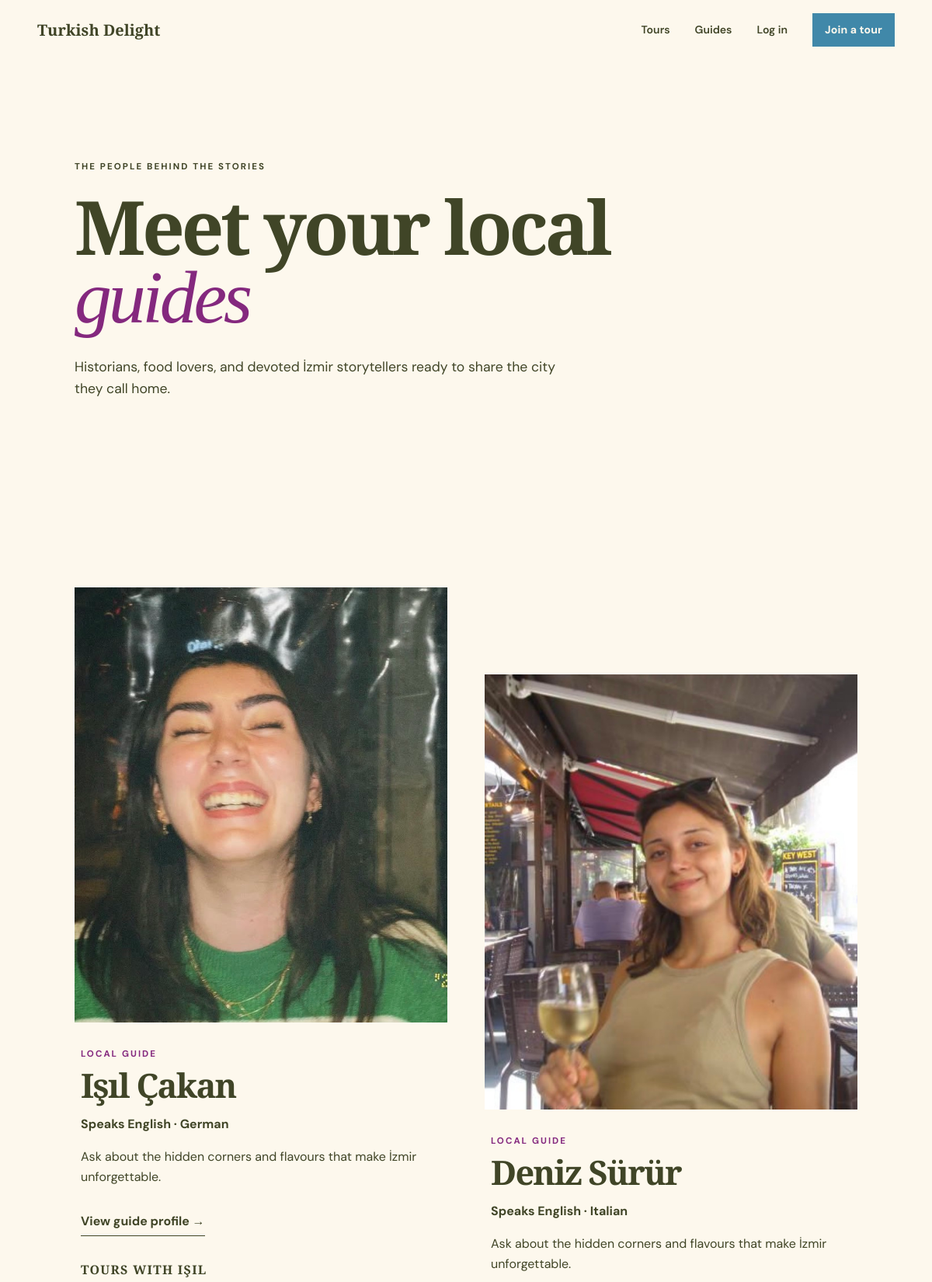
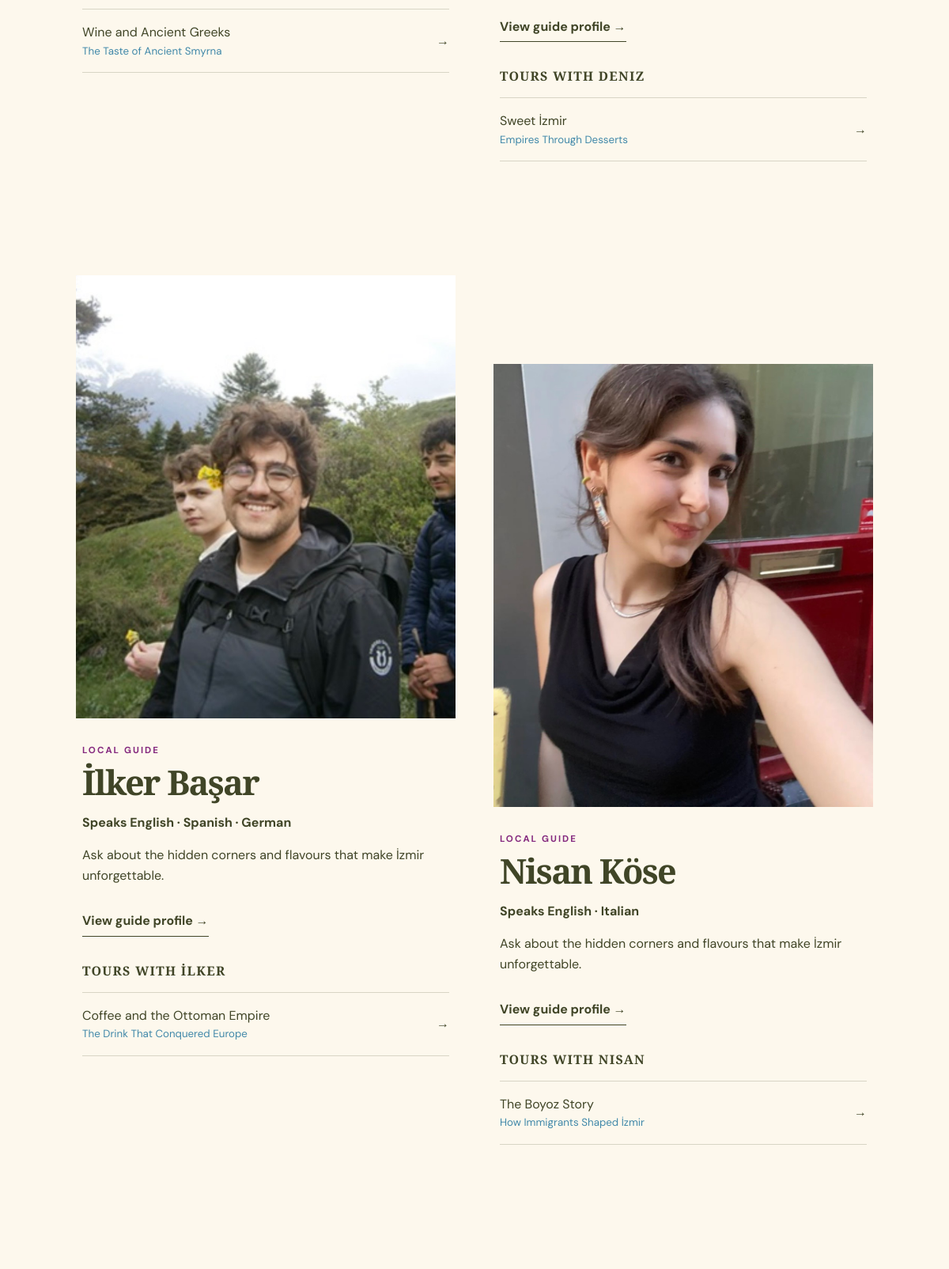
The page /guides (upper part) on the database its author committed (2 pictures, top to bottom).
### tables this page shows
CREATE TABLE "users" (
          id INTEGER PRIMARY KEY AUTOINCREMENT,
          first_name TEXT NOT NULL, last_name TEXT NOT NULL,
          email TEXT NOT NULL UNIQUE, password_hash TEXT NOT NULL,
          role TEXT NOT NULL CHECK(role IN ('guide','participant','admin')),
          languages TEXT NOT NULL DEFAULT '[]'
        );

CREATE TABLE tours (
  id INTEGER PRIMARY KEY AUTOINCREMENT, guide_id INTEGER NOT NULL REFERENCES users(id),
  title TEXT NOT NULL, subtitle TEXT NOT NULL, description TEXT NOT NULL, story TEXT NOT NULL,
  final_message TEXT NOT NULL, foods TEXT NOT NULL, stops TEXT NOT NULL, story_points TEXT NOT NULL,
  meeting_point TEXT NOT NULL, duration INTEGER NOT NULL CHECK(duration > 0),
  language TEXT NOT NULL, capacity INTEGER NOT NULL CHECK(capacity > 0)
);

### app.py (the view)
@app.route("/guides")
def guides():
    rows = get_db().execute(
        """SELECT * FROM users WHERE role = 'guide'
           ORDER BY CASE email
             WHEN 'isil@turkishdelight.test' THEN 1
             WHEN 'deniz@turkishdelight.test' THEN 2
             WHEN 'ilker@turkishdelight.test' THEN 3
             WHEN 'nisan@turkishdelight.test' THEN 4
             ELSE 5 END, id"""
    ).fetchall()
    guide_list = []
    for row in rows:
        guide = User(row)
        guide_tours = get_db().execute(
            "SELECT id, title, subtitle FROM tours WHERE guide_id = ? ORDER BY id", (guide.id,)
        ).fetchall()
        image = "Logo.png"
        for tour in guide_tours:
            candidate = BASE_DIR / "static" / f"Guide{tour['id']}.jpg"
            if candidate.exists():
                image = candidate.name
                break
        guide_list.append({"user": guide, "tours": guide_tours, "image": image})
    return render_template("guides.html", guides=guide_list)

### app.py (called while the page is built)
def get_db():
    if "db" not in g:
        g.db = sqlite3.connect(DATABASE)
        g.db.row_factory = sqlite3.Row
        g.db.execute("PRAGMA foreign_keys = ON")
    return g.db

@app.before_request
def verify_csrf():
    if request.method == "POST" and request.form.get("csrf_token") != session.get("csrf_token"):
        abort(400, "Invalid or missing form token.")

    @property
    def full_name(self):
        return f"{self.first_name} {self.last_name}"

### templates/guides.html (shortened to what this page needs)
{% extends "base.html" %}
{% block content %}
  <section class="page-hero guides-page-hero">
    <p class="eyebrow">The people behind the stories</p>
    <h1>Meet your local<br><em>guides</em></h1>
    <p>Historians, food lovers, and devoted İzmir storytellers ready to share the city they call home.</p>
  </section>
  <section class="section guides-grid">
    {% for guide in guides %}
      <article class="guide-profile">
        <a class="guide-profile-image" href="{{ url_for('guide_detail', guide_id=guide.user.id) }}">
          <img
            src="{{ url_for('static', filename=guide.image) }}"
            alt="{{ guide.user.full_name }}, Turkish Delight guide"
          >
        </a>
        <div class="guide-profile-copy">
          <p class="eyebrow">Local guide</p>
          <h2><a href="{{ url_for('guide_detail', guide_id=guide.user.id) }}">{{ guide.user.full_name }}</a></h2>
          <p class="guide-languages">Speaks {{ guide.user.languages|join(' · ') }}</p>
          <p>Ask about the hidden corners and flavours that make İzmir unforgettable.</p>
          <a class="text-link" href="{{ url_for('guide_detail', guide_id=guide.user.id) }}">View guide profile →</a>
          {% if guide.tours %}
            <h3>Tours with {{ guide.user.first_name }}</h3>
            <ul>
              {% for tour in guide.tours %}
                <li>
                  <a href="{{ url_for('tour_detail', tour_id=tour.id) }}">
                    <span>{{ tour.title }}</span>
                    <small>{{ tour.subtitle }}</small>
                    <b>→</b>
                  </a>
                </li>
              {% endfor %}
            </ul>
          {% else %}
            <p>New walking stories coming soon.</p>
          {% endif %}
        </div>
      </article>
    {% else %}
      <div class="empty-state"><h2>Our next storytellers are on their way.</h2></div>
    {% endfor %}
  </section>
{% endblock %}

### templates/base.html (shortened to what this page needs)
<!doctype html>
<html lang="en">
  <head>
    <link rel="stylesheet" href="{{ url_for('static', filename='style.css') }}">
  </head>
  <body>
    <header class="site-header{% if request.endpoint == 'home' %} site-header-overlay{% endif %}" data-header>
      <a class="brand" href="{{ url_for('home') }}" aria-label="Turkish Delight home">
        <span>Turkish Delight</span>
      </a>
      <nav id="site-nav" class="site-nav" aria-label="Main navigation" data-nav>
        <a href="{{ url_for('home') }}#tours">Tours</a>
        <a href="{{ url_for('guides') }}">Guides</a>
        {% if current_user.is_authenticated %}
          {% if current_user.role == 'admin' %}
            <a href="{{ url_for('admin_dashboard') }}">Administration</a>
          {% else %}
            <a href="{{ url_for('profile') }}">My account</a>
          {% endif %}
          <form action="{{ url_for('logout') }}" method="post" class="nav-form">
            <input type="hidden" name="csrf_token" value="{{ csrf_token() }}">
            <button class="text-button" type="submit">Log out</button>
          </form>
        {% else %}
          <a href="{{ url_for('login') }}">Log in</a>
          <a class="button button-small" href="{{ url_for('register') }}">Join a tour</a>
        {% endif %}
      </nav>
    </header>
    <main id="main">
      {% block content %}{% endblock %}
    </main>
  </body>
</html>

### static/style.css (style rules this page uses)
:root { --ink:#404527;--deep:#4088A9;--cream:#FDF8ED;--paper:#FDF8ED;--clay:#84287E;--gold:#CBC362;--sea:#4088A9;--line:rgba(64,69,39,.2);--serif:"Playfair Display",Georgia,serif;--sans:"DM Sans",Arial,sans-serif }
* { box-sizing:border-box }
html { scroll-behavior:smooth }
body { margin:0;background:var(--paper);color:var(--ink);font-family:var(--sans);font-size:16px;line-height:1.6 }
img { display:block;max-width:100% }
a { color:inherit;text-decoration:none }
.site-header { height:78px;padding:0 4vw;display:flex;align-items:center;justify-content:space-between;background:var(--paper);position:relative;z-index:30;border-bottom:1px solid transparent }
.brand { font-family:var(--serif);font-size:1.25rem;font-weight:600;display:flex;align-items:center;gap:.7rem }
.site-nav { display:flex;align-items:center;gap:2rem;font-size:.88rem;font-weight:600 }
.site-nav a:not(.button),.text-button { position:relative }
.site-nav a:not(.button):after { content:"";position:absolute;left:0;right:100%;bottom:-4px;border-bottom:1px solid;transition:.2s }
.button { display:inline-flex;align-items:center;justify-content:center;gap:.5rem;background:var(--gold);color:var(--deep);border:0;padding:.95rem 1.35rem;font-weight:700;font-size:.88rem;letter-spacing:.01em;transition:transform .2s,background .2s }
.button-small { padding:.65rem 1rem }
.eyebrow { text-transform:uppercase;letter-spacing:.18em;font-size:.72rem;font-weight:700;margin:0 0 1.5rem }
.section { padding:8rem 8vw }
h2 { font:600 clamp(2.8rem,5vw,5.4rem)/.98 var(--serif);letter-spacing:-.04em;margin:0 }
.text-link { display:inline-flex;gap:.7rem;font-weight:700;border-bottom:1px solid;padding:0 0 .35rem;margin-top:1rem }
.page-hero { padding:8rem 8vw 6rem;background:var(--cream) }
.page-hero h1,.contact-page h1 { font:600 clamp(3.8rem,8vw,8rem)/.9 var(--serif);letter-spacing:-.045em;margin:0 0 2rem }
.page-hero h1 em,.contact-page h1 em { color:var(--clay);font-weight:500 }
.page-hero>p:last-child { max-width:620px;font-size:1.1rem }
.guides-page-hero { background:var(--cream) }
.guides-grid { display:grid;grid-template-columns:1fr 1fr;gap:7rem 3rem }
.guide-profile:nth-child(even) { margin-top:7rem }
.guide-profile-image { position:relative;height:560px;background:var(--cream);overflow:hidden }
.guide-profile-image img { width:100%;height:100%;object-fit:cover }
.guide-profile-copy { padding:2rem .5rem }
.guide-profile-copy .eyebrow { margin-bottom:.6rem;color:var(--clay) }
.guide-profile-copy h2 { font-size:2.7rem;margin-bottom:.4rem }
.guide-languages { font-weight:700 }
.guide-profile-copy h3 { font:600 1rem var(--serif);margin-top:2rem;text-transform:uppercase;letter-spacing:.08em }
.guide-profile-copy ul { list-style:none;padding:0;margin:0;border-top:1px solid var(--line) }
.guide-profile-copy li a { display:grid;grid-template-columns:1fr auto;align-items:center;padding:1rem 0;border-bottom:1px solid var(--line) }
.guide-profile-copy li small { display:block;color:#58716d }
.guide-profile-copy li b { grid-column:2;grid-row:1/3 }
.guide-profile-image { display:block }
.guide-profile-image img { transition:transform .45s }
.tour-card-body>p:last-of-type,.guide-profile-copy li small,.demo-hint,.admin-no-tours { color:var(--sea) }
.site-nav .button { background:var(--deep);color:#FDF8ED }

### rows shown on the page
users: user.first_name "IŞIL"
tours: title "Wine and Ancient Greeks", subtitle "The Taste of Ancient Smyrna"
users: user.first_name "DENIZ"
tours: title "Sweet İzmir", subtitle "Empires Through Desserts"
users: user.first_name "İLKER"
tours: title "Coffee and the Ottoman Empire", subtitle "The Drink That Conquered Europe"
users: user.first_name "NISAN"
tours: title "The Boyoz Story", subtitle "How Immigrants Shaped İzmir"

### other values the page prints
{{ guide.user.full_name }} "Işıl Çakan" "Deniz Sürür" "İlker Başar" "Nisan Köse"
{{ guide.user.languages|join(' · ') }} "English · German" "English · Italian" "English · Spanish · German" "English · Italian"
